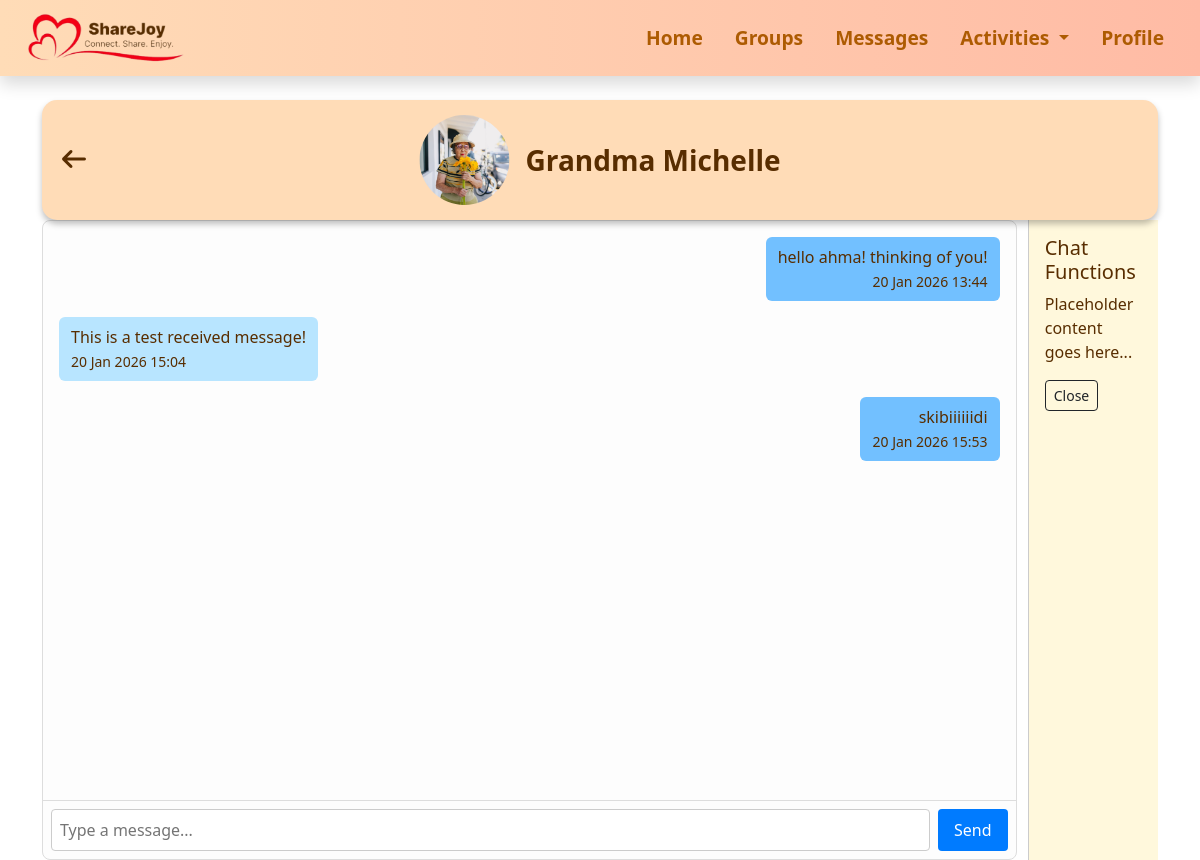
The page /textchat/1 on the database as committed earlier.
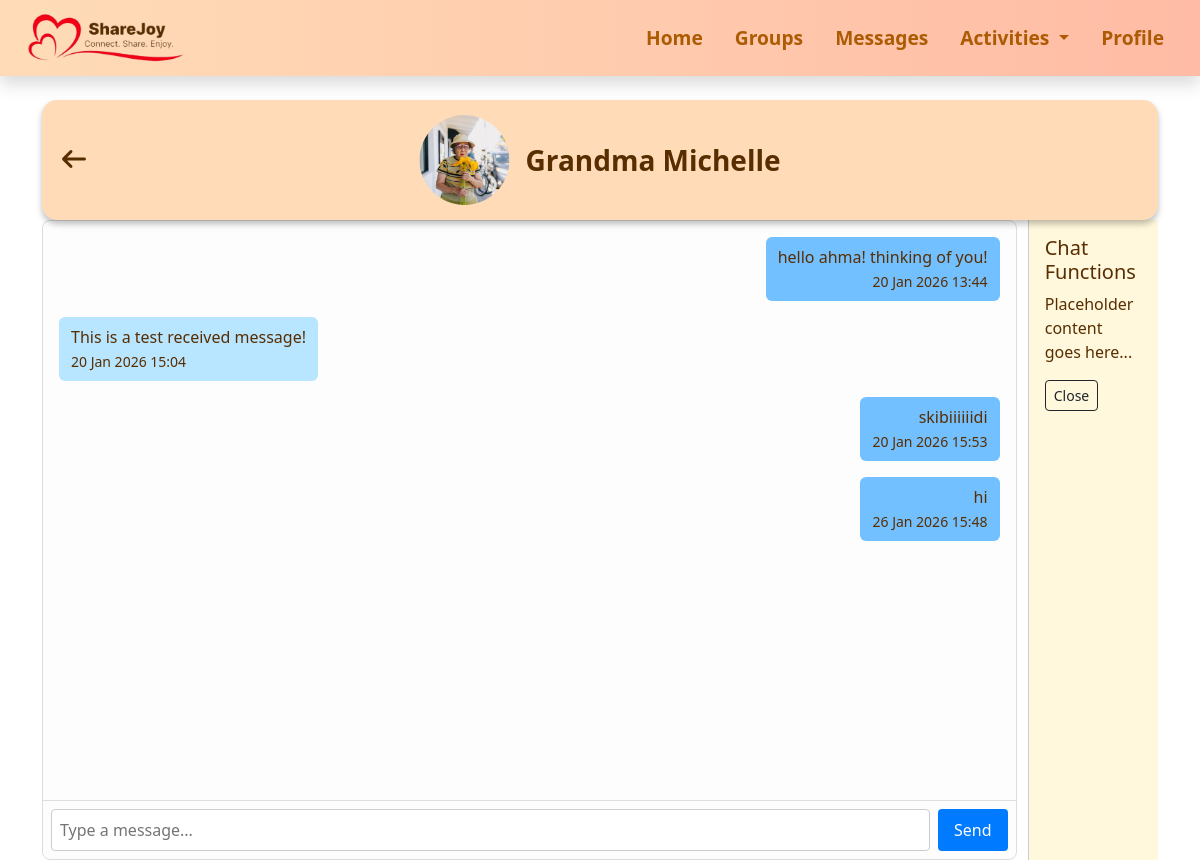
The same page on the database as committed later.
### messages.py (models this page shows)
class Contact(db.Model):
    __tablename__ = 'contact'
    id = db.Column(db.Integer, primary_key=True)
    name = db.Column(db.String(100), nullable=False)
    phone = db.Column(db.String(20))
    short_desc = db.Column(db.String(120))
    image_url = db.Column(db.String(200))
    messages = db.relationship("Message", backref="contact", lazy=True)
    chat_group = db.Column(db.String(50))       # e.g. Family, Friends, Work
    message_status = db.Column(db.String(20))   # e.g. Unread, Read, Archived

class Message(db.Model):
    id = db.Column(db.Integer, primary_key=True)
    username = db.Column(db.String(80), nullable=False)
    content = db.Column(db.Text, nullable=False)
    timestamp = db.Column(db.DateTime, default=lambda: datetime.now(pytz.utc) + timedelta(hours=1))
    contact_id = db.Column(db.Integer, db.ForeignKey("contact.id"), nullable=True)

### app.py (the view, shortened to what this page needs)
@app.route("/textchat/<int:contact_id>", methods=["GET", "POST"])
def textchat(contact_id):
    contact = Contact.query.get_or_404(contact_id)
    all_messages = Message.query.filter_by(contact_id=contact.id).order_by(Message.timestamp.asc()).all()
    return render_template("textchat.html", contact=contact, messages=all_messages, title="Chat Room")

### app.py (called while the page is built)
@app.template_filter("sgtime")
def sgtime(dt):
    if not dt:
        return ""
    if dt.tzinfo is None:
        dt = dt.replace(tzinfo=pytz.utc)
    sg_tz = pytz.timezone("Asia/Singapore")
    return dt.astimezone(sg_tz).strftime("%d %b %Y %H:%M")

### templates/textchat.html (shortened to what this page needs)
{% extends "base.html" %}
{% block extra_css %}
<link rel="stylesheet" href="{{ url_for('static', filename='css/textchat.css') }}">
{% endblock %}
{% block content %}
<div class="section-box">
  <a href="{{ url_for('messages') }}" class="btn btn-link p-0 back-arrow">
    <i class="fa-solid fa-arrow-left"></i>
  </a>
  <div class="text-pfp-container">
    <img src="{{ url_for('static', filename=(contact.image_url if contact.image_url else 'images/default_pfp.jpg')) }}"
         alt="{{ contact.name }} picture" class="pfp">
    <span class="contact-name fw-semibold">{{ contact.name }}</span>
  </div>
</div>
<div class="chat-wrapper">
  <div class="chat-container" id="chatContainer">
    <div class="messages-area">
      {% for message in messages %}
        <div class="message {% if message.username == 'me' %}sent{% else %}received{% endif %}">
          <div>{{ message.content }}</div>
          <small>{{ message.timestamp|sgtime }}</small>
        </div>
      {% endfor %}
    </div>
    <form method="POST" class="input-area">
      <input type="text" name="content" class="message-input" placeholder="Type a message..." required>
      <button type="submit" class="send-button">Send</button>
    </form>
  </div>
  <div class="right-pane" id="rightPane">
    <h5>Chat Functions</h5>
    <p>Placeholder content goes here...</p>
    <button type="button" class="btn btn-sm btn-outline-dark" onclick="togglePane()">Close</button>
  </div>
</div>
{% endblock %}

### templates/base.html (shortened to what this page needs)
<!doctype html>
<html lang="en">
<head>
    <link href="https://cdn.jsdelivr.net/npm/bootstrap@5.3.8/dist/css/bootstrap.min.css" rel="stylesheet">
    <link rel="stylesheet" href="{{ url_for('static', filename='css/navbar.css') }}">
    <link rel="stylesheet" href="{{ url_for('static', filename='css/base.css') }}">
    <link rel="stylesheet" href="https://cdnjs.cloudflare.com/ajax/libs/font-awesome/7.0.1/css/all.min.css">
    {% block extra_css %}{% endblock %}
</head>
<body>
    {% include "navbar.html" %}
    <div class="container mt-4">
        {% block content %}{% endblock %}
    </div>
</body>
</html>

### templates/navbar.html (shortened to what this page needs)
<nav class="navbar navbar-expand-md sticky-top shadow">
    <div class="container-fluid align-items-center">
        <a class="navbar-brand ms-3" href="{{ url_for('home') }}"><img
                src="{{ url_for('static', filename='images/navbar.png') }}" alt="ShareJoy" height="50"></a>
        <div class="collapse navbar-collapse" id="navbarNav">
            <ul class="navbar-nav ms-auto">
                <li class="nav-item">
                    <a class="nav-link me-3 fw-bold {% if request.endpoint == 'home' %}active{% endif %}"
                        href="{{ url_for('home') }}">Home</a>
                </li>
                <li class="nav-item">
                    <a class="nav-link me-3 fw-bold {% if request.endpoint == 'groups' %}active{% endif %}"
                        href="{{ url_for('groups') }}">Groups</a>
                </li>
                <li class="nav-item">
                    <a class="nav-link me-3 fw-bold {% if request.endpoint == 'messages' %}active{% endif %}"
                        href="{{ url_for('messages') }}">Messages</a>
                </li>
                <li class="nav-item dropdown">
                    <a class="nav-link me-3 dropdown-toggle fw-bold {% if request.endpoint in ['activities', 'explore', 'schedule'] %}active{% endif %}"
                        href="#" id="activitiesDropdown" role="button" data-bs-toggle="dropdown">
                        Activities
                    </a>
                </li>
                <li class="nav-item">
                    <a class="nav-link me-3 fw-bold {% if request.endpoint == 'profile' %}active{% endif %}"
                        href="{{ url_for('profile') }}">Profile</a>
                </li>
            </ul>
        </div>
    </div>
</nav>

### static/css/navbar.css (style rules this page uses)
.navbar, .dropdown-menu { background: linear-gradient(90deg, #FFDCB7, #ffbba5); border: none; box-shadow: 0 4px 8px rgba(0, 0, 0, 0.1); }
.navbar .nav-link, .dropdown-item { font-size: 1.2rem; color: #ad5b02; transition: color 0.3s ease, transform 0.3s ease; }

### static/css/base.css (style rules this page uses)
.section-box { width: 100%; min-height: 100px; color: #582D00; background-color: #fff2e6; box-shadow: 0 4px 6px rgba(0, 0, 0, 0.256); padding: 20px 20px 15px 20px; margin: 2rem auto; border-radius: 15px; }
body, input, textarea, .form-label, .formL { color: #582D00 !important; }
.fa-arrow-left { color: #582D00; font-weight: semibold; font-size: 1.5rem; }

### static/css/textchat.css (style rules this page uses)
.section-box { position: relative; width: 100%; min-height: 120px; background-color: #FFDCB7; margin: 0; }
.back-arrow { position: absolute; left: 1rem; top: 50%; transform: translateY(-50%); }
.text-pfp-container { position: absolute; left: 50%; top: 50%; transform: translate(-50%, -50%); display: inline-flex; align-items: center; gap: 1rem; }
.pfp { width: 90px; height: 90px; object-fit: cover; border-radius: 50%; }
.contact-name { font-size: 1.75rem; font-weight: bold; margin: 0; white-space: nowrap; }
.chat-container { background: #fdfdfd; border: 1px solid #ddd; border-radius: 8px; display: flex; align-self: flex-start; flex-direction: column; height: 80vh; }
.messages-area { flex: 1; overflow-y: auto; padding: 1rem; }
.message { margin-bottom: 1rem; padding: .5rem .75rem; border-radius: 6px; max-width: fit-content; align-self: flex-end; }
.message.sent { background: #72C0FF; margin-left: auto; text-align: right; }
.message.received { background: #B8E5FF; margin-right: auto; text-align: left; }
.input-area { display: flex; border-top: 1px solid #ddd; padding: .5rem; }
.message-input { flex: 1; padding: .5rem; border: 1px solid #ccc; border-radius: 4px; }
.send-button { margin-left: .5rem; padding: .5rem 1rem; border: none; background: #007bff; color: white; border-radius: 4px; cursor: pointer; }
.chat-wrapper { display: flex; width: 100%; height: 80vh; margin: 0; }
.chat-container { flex: 1; display: flex; flex-direction: column; transition: flex 0.3s ease; }
.right-pane { margin-left: 1%; flex: 0.1; overflow: hidden; transition: flex 0.3s ease; background-color: #FFF8DC; border-left: 1px solid #ccc; padding: 1rem; }

Rows that differ between the two databases and show on the page:
added Message: content "hi", timestamp|sgtime "26 Jan 2026 15:48"
